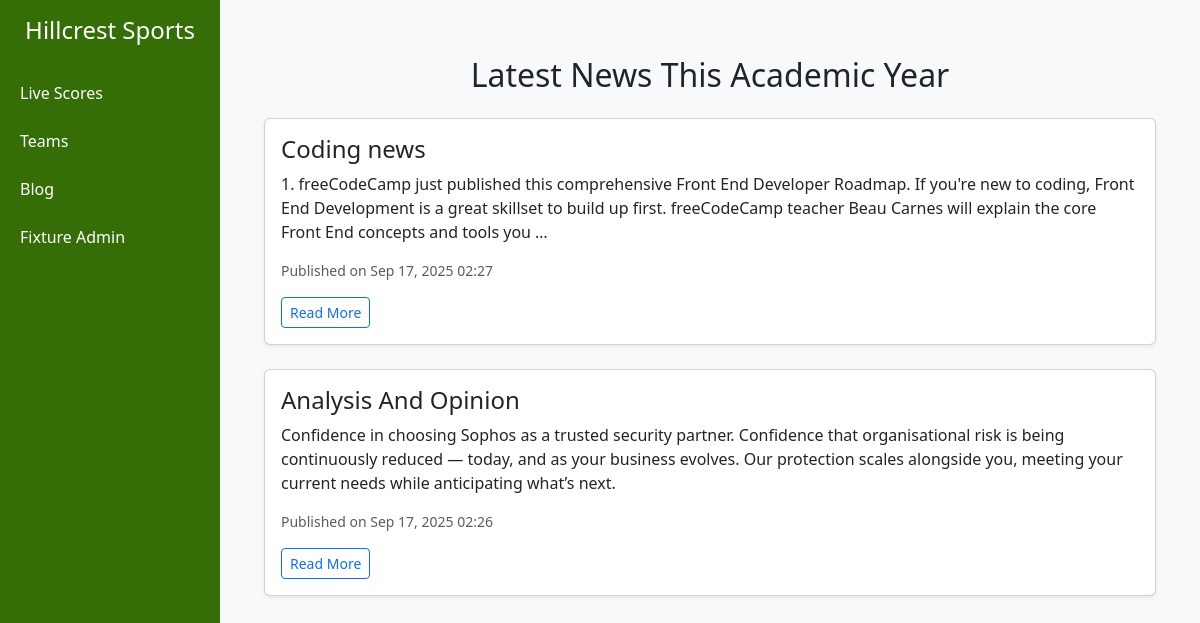
The app's page /latest-news/, older data.
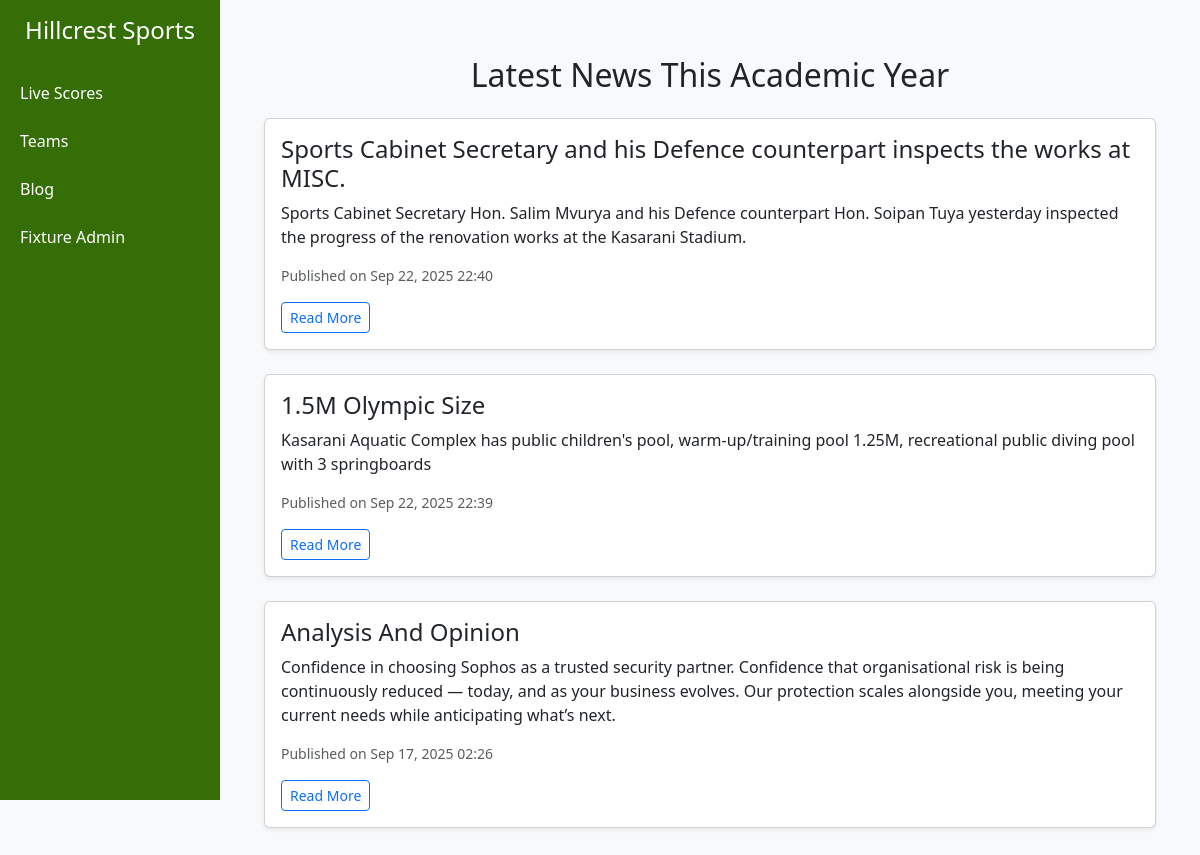
The same page, newer data.
### blog/models.py (models this page shows, shortened)
class News(models.Model):
    title = models.CharField(max_length=200)
    content = models.TextField()
    author = models.ForeignKey(User, on_delete=models.SET_NULL, null=True)
    created_at = models.DateTimeField(auto_now_add=True)

### fixtureviewer/views.py (the view)
# urls.py: path('latest-news/', views.latest_news, name='latest-news'),
def latest_news(request):
    news = News.objects.all().order_by('-created_at')
    return render(request, 'viewer/blog_list.html' , {'news': news})

### templates/viewer/blog_list.html (shortened to what this page needs)
{% extends 'base/main.html' %}
{% block content %}
<div class="container mt-4">
    <h2 class="mb-4">Latest News This Academic Year</h2>
    {% for news in news %}
    <div class="card shadow-sm mb-4">
        <div class="card-body">
            <h4 class="card-title">{{ news.title }}</h4>
            <p class="card-text">{{ news.content|truncatewords:40 }}</p>
            <p class="text-muted small">
                Published on {{ news.created_at|date:"M d, Y H:i" }}
            </p>
            <a href="{% url 'news-detail' news.id %}" class="btn btn-outline-primary btn-sm">Read More</a>
        </div>
    </div>
    {% empty %}
    <p class="text-muted">No news articles available yet.</p>
    {% endfor %}
</div>
{% endblock %}

Row changes from the older to the newer data that the page shows:
removed News: title "Coding news", content "1. freeCodeCamp just published this comprehensive Front End Developer Roadmap. If you're new to coding, Front End Development is a great skillset to build up first. freeCodeCamp teacher Beau Carnes will explain the core Front End concepts and tools you …", created_at "Sep 17, 2025 02:27"
added News: title "Sports Cabinet Secretary and his Defence counterpart inspects the works at MISC.", content "Sports Cabinet Secretary Hon. Salim Mvurya and his Defence counterpart Hon. Soipan Tuya yesterday inspected the progress of the renovation works at the Kasarani Stadium.", created_at "Sep 22, 2025 22:40"
added News: title "1.5M Olympic Size", content "Kasarani Aquatic Complex has public children's pool, warm-up/training pool 1.25M, recreational public diving pool with 3 springboards", created_at "Sep 22, 2025 22:39"
